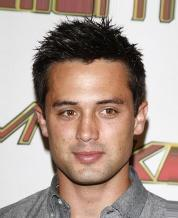
#> input picture hw7_release/face/000007.jpg, 178 x 218 px; its folder holds 4 pictures in this run
$ jupyter execute --allow-errors hw7.ipynb   (shell and % lines are left out)   (older library calls are emulated)
#> lines starting #> are read from the running program, lines starting #| are printed output that depends on the picture
### hw7_release/util.py
import numpy as np
from detection import *
from skimage.transform import rescale, resize, downscale_local_mean
from skimage.filters import gaussian

# [21 lines of commented-out code are left out]


def read_facial_labels(image_paths):
    label_path = "list_landmarks_align_celeba.txt"
    n_images = len(image_paths)
    f = open(label_path, "r")
    f.readline()
    f.readline()
    lefteyes = np.array([],dtype=np.int).reshape(0,2)
    righteyes = np.array([],dtype=np.int).reshape(0,2)
    noses = np.array([],dtype=np.int).reshape(0,2)
    mouths = np.array([],dtype=np.int).reshape(0,2)
    for line in f:
        if lefteyes.shape[0]>40:
            break
        parts = line.strip().split(' ')
        parts = list(filter(None, parts))
        #print(line,parts)
        image_file = parts[0]
        if image_file in image_paths:
            lefteye_c = int(parts[1])
            lefteye_r = int(parts[2])
            righteye_c = int(parts[3])
            righteye_r = int(parts[4])
            nose_c = int(parts[5])
            nose_r = int(parts[6])
            leftmouth_c = int(parts[7])
            leftmouth_r = int(parts[8])
            rightmouth_c = int(parts[9])
            rightmouth_r = int(parts[10])
            mouth_c = int((leftmouth_c+rightmouth_c)/2)
            mouth_r = int((leftmouth_r+rightmouth_r)/2)

            lefteyes = np.vstack((lefteyes, np.asarray([lefteye_r, lefteye_c])))
            righteyes = np.vstack((righteyes, np.asarray([righteye_r, righteye_c])))
            noses = np.vstack((noses, np.asarray([nose_r, nose_c])))
            mouths = np.vstack((mouths, np.asarray([mouth_r, mouth_c])))
    parts = (lefteyes, righteyes, noses, mouths)
    return parts


def load_faces(image_paths, n):
#> called with n = 4
    face_shape = io.imread('./face/' + image_paths[0], as_gray=True).shape
#> face_shape = (218, 178)
    avg_face = np.zeros((face_shape))
    for image_path in image_paths:
        image = io.imread('./face/'+image_path, as_gray=True)
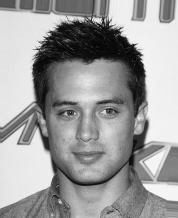
#> image: shape (218, 178) float64; min 0.000833, max 1, mean 0.614
        avg_face = np.asarray(image)+np.asarray(avg_face)
#> pass 2 of the loop in load_faces, `for image_path in image_paths:`:
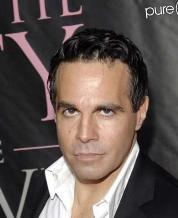
#> input picture hw7_release/face/000008.jpg, 178 x 218 px
#> in load_faces, `image = io.imread('./face/'+image_path, as_gray=True)`:
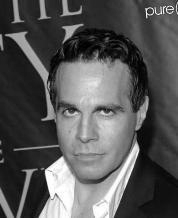
#> image: shape (218, 178) float64; min 0, max 1, mean 0.34
#> in load_faces, `avg_face = np.asarray(image)+np.asarray(avg_face)`:
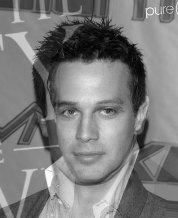
#> avg_face: shape (218, 178) float64; min 0.0176, max 1.96, mean 0.953; drawn with min black and max white
#> pass 3 of the loop in load_faces, `for image_path in image_paths:`:
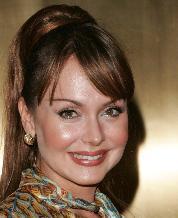
#> input picture hw7_release/face/000009.jpg, 178 x 218 px
#> in load_faces, `image = io.imread('./face/'+image_path, as_gray=True)`:
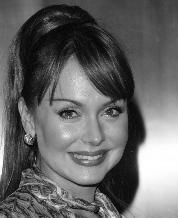
#> image: shape (218, 178) float64; min 0.00333, max 1, mean 0.399
#> in load_faces, `avg_face = np.asarray(image)+np.asarray(avg_face)`:
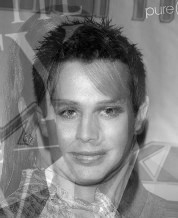
#> avg_face: shape (218, 178) float64; min 0.078, max 2.66, mean 1.35; drawn with min black and max white
#> the loop made 4 passes; the first 3 are shown
    avg_face = avg_face / n
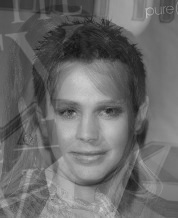
#> avg_face: shape (218, 178) float64; min 0.0793, max 0.803, mean 0.421
    return face_shape, avg_face


# [56 lines left out: functions get_detector, get_heatmap, intersection_over_union, not called in this run]

### hw7_release/detection.py
import numpy as np
from skimage import feature,data, color, exposure, io
from skimage.transform import rescale, resize, downscale_local_mean
from skimage.filters import gaussian
from skimage.feature import hog
from scipy import signal
from scipy.ndimage import interpolation
import math

def hog_feature(image, pixel_per_cell = 8):
    """
    Compute hog feature for a given image.

    Hint: use the hog function provided by skimage.

    Args:
        image: an image with object that we want to detect.
        pixel_per_cell: number of pixels in each cell, an argument for hog descriptor.

    Returns:
        score: a vector of hog representation.
        hogImage: an image representation of hog provided by skimage.
    """
    ### YOUR CODE HERE
    hogFeature, hogImage = hog(image, pixels_per_cell=(pixel_per_cell, pixel_per_cell), visualize=True)
    ### END YOUR CODE
    return (hogFeature, hogImage)

# [129 lines left out: functions sliding_window, pyramid, pyramid_score, not called in this run]

def compute_displacement(part_centers, face_shape):
    """ Calculate the mu and sigma for each part. d is the array
        where each row is the main center (face center) minus the
        part center. Since in our dataset, the face is the full
        image, face center could be computed by finding the center
        of the image. Vector mu is computed by taking an average from
        the rows of d. And sigma is the standard deviation among
        among the rows. Note that the heatmap pixels will be shifted
        by an int, so mu is an int vector.

    Args:
        part_centers: np array of shape (n,2) containing centers
            of one part in each image.
        face_shape: (h,w) that indicates the shape of a face.
    Returns:
        mu: (1,2) vector.
        sigma: (1,2) vector.

    """
    d = np.zeros((part_centers.shape[0],2))
    ### YOUR CODE HERE
    center_y, center_x = face_shape[0]/2 -0.5, face_shape[1]/2 -0.5
    d = np.array([center_y, center_x]) - part_centers
    mu = np.mean(d, axis=0)
    sigma = np.std(d, axis=0)
#     print(d.shape, part_centers.shape, mu, sigma)
    ### END YOUR CODE
    return mu, sigma

# [51 lines left out: functions shift_heatmap, gaussian_heatmap, detect_multiple, not called in this run]

### hw7_release/hw7.ipynb
# Homework 7
In this homework, we will implement a simplified version of object detection process. Note that the tests on the notebook are not comprehensive, autograder will contain more tests.

[cell 1]
from __future__ import print_function
import random
import numpy as np
import matplotlib.pyplot as plt
import matplotlib.patches as patches
from skimage import io
from skimage.feature import hog
from skimage import data, color, exposure
from skimage.transform import rescale, resize, downscale_local_mean
import glob, os
import fnmatch
import time

import warnings
warnings.filterwarnings('ignore')

from detection import *
from visualization import *
from util import *

# This code is to make matplotlib figures appear inline in the
# notebook rather than in a new window.
plt.rcParams['figure.figsize'] = (10.0, 8.0) # set default size of plots
plt.rcParams['image.interpolation'] = 'nearest'
plt.rcParams['image.cmap'] = 'gray'

# Some more magic so that the notebook will reload external python modules;
# see http://stackoverflow.com/questions/1907993/autoreload-of-modules-in-ipython

# Part 1: Hog Representation (10 points)

In this section, we will compute the average hog representation of human faces.<br>
There are 31 aligned face images provided in the `\face` folder. They are all aligned and have the same size. We will get an average face from these images and compute a hog feature representation for the averaged face. <br>
Use the hog function provided by skimage library, and implement a hog representation of objects.
Implement **`hog_feature`** function in `detection.py`

[cell 2]
image_paths = fnmatch.filter(os.listdir('./face'), '*.jpg')
list.sort(image_paths)
n = len(image_paths)
face_shape, avg_face = load_faces(image_paths, n)
#> face_shape = (218, 178)

(face_feature, face_hog) = hog_feature(avg_face)
#> in hog_feature, `hogFeature, hogImage = hog(image, pixels_per_cell=(pixel_per_cell, pix..`:
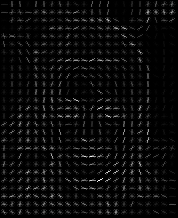
#> hogImage: shape (218, 178) float64; min 0, max 0.11, mean 0.00474; drawn with min black and max white

#> (the rest of this cell did not finish here and is left out)

# Part 2: Sliding Window (30 points)
Implement **`sliding_window`** function to have windows slide across an image with a specific window size. The window slides through the image and check if an object is detected with a high score at every location. These scores will generate a response map and you will be able to find the location of the window with the highest hog score.

[cell 3]
image_path = 'image_0001.jpg'

#> (the rest of this cell did not finish here and is left out)

Sliding window successfully found the human face in the above example. However, in the cell below, we are only changing the scale of the image, and you can see that sliding window does not work once the scale of the image is changed.

[cell 4]
image_path = 'image_0001.jpg'
#> image_path = 'image_0001.jpg'
#> (the rest of this cell did not finish here and is left out)

# Part 3: Image Pyramids (25 points)
In order to make sliding window work for different scales of images, you need to implement image pyramids where you resize the image to different scales and run the sliding window method on each resized image. This way you scale the objects and can detect both small and large objects.

###  3.1 Image Pyramid (10 points)

Implement **`pyramid`** function in `detection.py`, this will create pyramid of images at different scales. Run the following code, and you will see the shape of the original image gets smaller until it reaches a minimum size.

[cell 5]
image_path = 'image_0001.jpg'

#> (the rest of this cell did not finish here and is left out)

###  3.2 Pyramid Score (15 points)

After getting the image pyramid, we will run sliding window on all the images to find a place that gets the highest score. Implement **`pyramid_score`** function in `detection.py`. It will return the highest score and its related information in the image pyramids.

[cell 6]
image_path = 'image_0001.jpg'

#> (the rest of this cell did not finish here and is left out)

From the above example, we can see that image pyramid has fixed the problem of scaling. Then in the example below, we will try another image and implement a deformable parts model.

[cell 7]
image_path = 'image_0338.jpg'
#> image_path = 'image_0338.jpg'
#> (the rest of this cell did not finish here and is left out)

# Part 4: Deformable Parts Detection
In order to solve the problem above, you will implement deformable parts model in this section, and apply it on human faces. <br>
The first step is to get a detector for each part of the face, including left eye, right eye, nose and mouth. <br>
For example for the left eye, we have provided the groundtruth location of left eyes for each image in the `\face` directory. This is stored in the `lefteyes` array with shape `(n,2)`, each row is the `(r,c)` location of the center of left eye. You will then find the average hog representation of the left eyes in the images.

Run through the following code to get a detector for left eyes.

[cell 8]
image_paths = fnmatch.filter(os.listdir('./face'), '*.jpg')
#> image_paths = ['000007.jpg', '000008.jpg', '000009.jpg', '000010.jpg']

#> (the rest of this cell did not finish here and is left out)

#> in read_facial_labels, `n_images = len(image_paths)`: n_images = 4
lefteyes, righteyes, noses, mouths = parts

# Typical shape for left eye
lefteye_h = 10
lefteye_w = 20

lefteye_shape = (lefteye_h, lefteye_w)

avg_lefteye = get_detector(lefteye_h, lefteye_w, lefteyes, image_paths)
(lefteye_feature, lefteye_hog) = hog_feature(avg_lefteye, pixel_per_cell=2)

plot_part4(avg_lefteye, lefteye_hog, 'left eye')

Run through the following code to get a detector for right eye.

[cell 9]
righteye_h = 10
righteye_w = 20

righteye_shape = (righteye_h, righteye_w)

#> (the rest of this cell did not finish here and is left out)

Run through the following code to get a detector for nose.

[cell 10]
nose_h = 30
nose_w = 26

nose_shape = (nose_h, nose_w)

#> (the rest of this cell did not finish here and is left out)

Run through the following code to get a detector for mouth

[cell 11]
mouth_h = 20
mouth_w = 36

mouth_shape = (mouth_h, mouth_w)

#> (the rest of this cell did not finish here and is left out)

# Part 5: Human Parts Location (15points)

###  5.1 Compute displacement (10 points)

Implement **`compute_displacement`** to get an average shift vector mu and standard deviation sigma for each part of the face. The vector mu is the distance from the main center, i.e the center of the face, to the center of the part. <br>

[cell 12]
# test for compute_displacement
test_array = np.array([[0,1],[1,2],[2,3],[3,4]])
test_shape = (6,6)
# print(mu, std)
mu, std = compute_displacement(test_array, test_shape)
